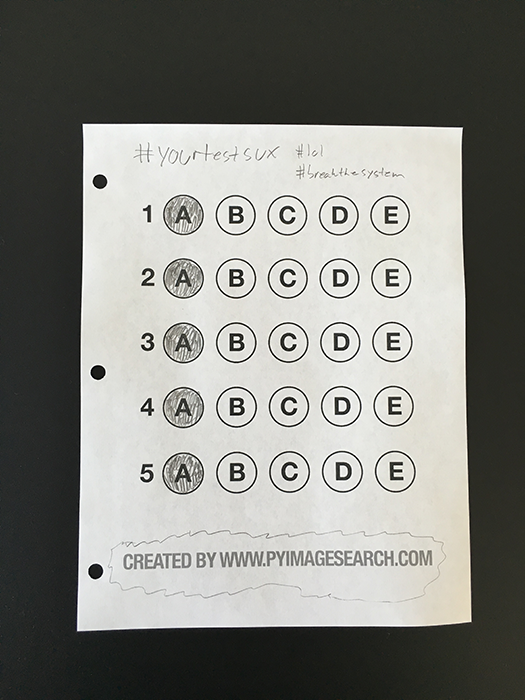
#> input picture test_02.png, 525 x 700 px
$ python answerSheet.py
#> lines starting #> are read from the running program, lines starting #| are printed output that depends on the picture; after the words box and inside, x2 and y2 are one past the last pixel; in counts of white or black regions, pixels touching at a corner belong together
# Created on Jan 1st 2020
# Author: Changzhi Cai
# Contact me: caichangzhi97@gmail.com

# import package
import numpy as np
import cv2

# set correct answer
ANSWER_KEY = {0:1,1:4,2:0,3:3,4:1}

# show the image
def cv_show(name,img):
    cv2.imshow(name, img)
    cv2.waitKey(100)
    cv2.destroyAllWindows()

def order_points(pts):

    # totally 4 points
	rect = np.zeros((4,2), dtype = "float32")

    # point: 0 - left_up, 1 - right_up, 2 - right_down, 3 - left_down
    # calculate point 0 and point 2
	s = pts.sum(axis = 1)
	rect[0] = pts[np.argmin(s)]
	rect[2] = pts[np.argmax(s)]

    # calculate point 1 and point 3
	diff = np.diff(pts,axis = 1)
	rect[1] = pts[np.argmin(diff)]
	rect[3] = pts[np.argmax(diff)]

	return rect

def four_point_transform(image,pts):

    # get import points
	rect = order_points(pts)
	(tl,tr,br,bl) = rect

    # calculate the width and take the max value
	widthA = np.sqrt(((br[0]-bl[0])**2)+((br[1]-bl[1])**2))
	widthB = np.sqrt(((tr[0]-tl[0])**2)+((tr[1]-tl[1])**2))
	maxWidth = max(int(widthA),int(widthB))

    # calculate the height and take the max value
	heightA = np.sqrt(((tr[0]-br[0])**2)+((tr[1]-br[1])**2))
	heightB = np.sqrt(((tl[0]-bl[0])**2)+((tl[1]-bl[1])**2))
	maxHeight = max(int(heightA),int(heightB))

    # loaction after transformation
	dst = np.array([
		[0,0],
		[maxWidth-1,0],
		[maxWidth-1,maxHeight-1],
		[0,maxHeight-1]],dtype = "float32")

    # calculate transformed matrix
	M = cv2.getPerspectiveTransform(rect,dst)
	warped = cv2.warpPerspective(image,M,(maxWidth, maxHeight))

	return warped

def sort_contours(cnts,method = "left-to-right"):
    reverse = False
    i = 0
    if method == "right-to-left" or method == "bottom-to-top":
        reverse = True
    if method == "top-to-bottom" or method == "bottom-to-top":
        i = 1
    boundingBoxes = [cv2.boundingRect(c) for c in cnts]
    (cnts,boundingBoxes) = zip(*sorted(zip(cnts, boundingBoxes),
                                        key=lambda b: b[1][i], reverse=reverse))
    return cnts,boundingBoxes

# do the preprocess
image = cv2.imread("test_02.png")
#> image is the input picture: shape (700, 525, 3); mean B, G, R 126.6, 131.7, 131.1
contours_img = image.copy()
gray = cv2.cvtColor(image,cv2.COLOR_BGR2GRAY)
blurred = cv2.GaussianBlur(gray,(5,5),0)
cv_show('blurred',blurred)
edged = cv2.Canny(blurred,75,200)
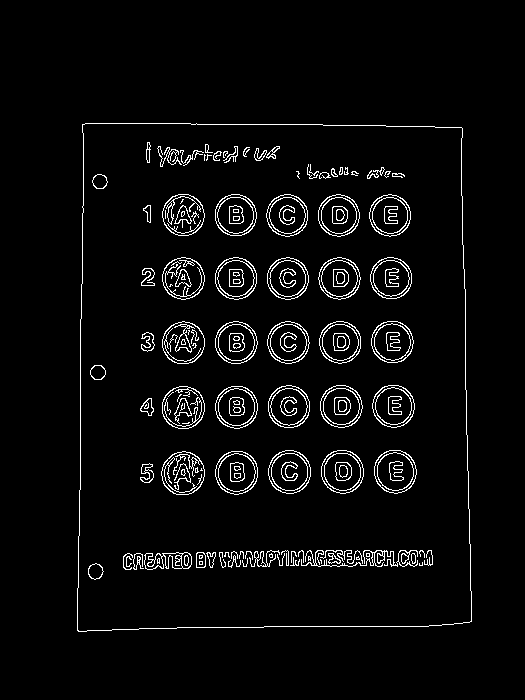
#> edged: shape (700, 525); 4.1% white in thin lines or dots, all inside (x1, y1, x2, y2) = (77, 123, 472, 632)
cv_show('edged',edged)

# edge detection
cnts = cv2.findContours(edged.copy(),cv2.RETR_EXTERNAL,cv2.CHAIN_APPROX_SIMPLE)[1]
#> cnts = 1 contour; box (x1, y1, x2, y2) and area: (77, 123, 472, 632) 193590
cv2.drawContours(contours_img,cnts,-1,(0,0,255),3)
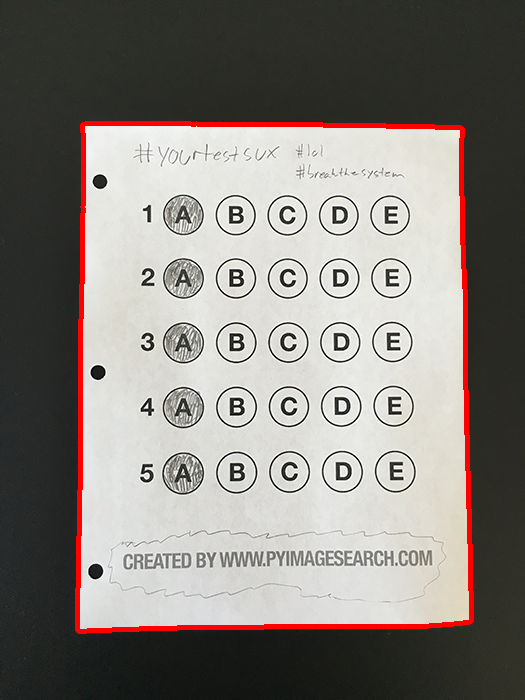
#> contours_img: shape (700, 525, 3); 2.41% of pixels changed, all inside (x1, y1, x2, y2) = (75, 121, 474, 634)
cv_show('contours_img',contours_img)
docCnt = None

# ensure it is detected
if len(cnts)>0:

    # sorting by the contour
    cnts = sorted(cnts,key = cv2.contourArea,reverse = True)

    # go through each contour
    for c in cnts:

        # approximation
        peri = cv2.arcLength(c,True)
        approx = cv2.approxPolyDP(c,0.02*peri,True)

        # ready for perspective transformation
        if len(approx) == 4:
            docCnt = approx
            break
#> this loop made 1 pass
#> (peri, docCnt) on pass 1: (1789.2, [[82, 124], [77, 630], [471, 621], [462, 128]])

# do the perspective tranformation
warped = four_point_transform(gray,docCnt.reshape(4,2))
#> in order_points, `s = pts.sum(axis = 1)`: s = [206, 707, 1092, 590]
#> in order_points, `diff = np.diff(pts,axis = 1)`: diff = [42, 553, 150, -334]
#> in four_point_transform, `rect = order_points(pts)`: rect = [[82, 124], [462, 128], [471, 621], [77, 630]]
#> in four_point_transform, `(tl,tr,br,bl) = rect`: tl = [82, 124]; tr = [462, 128]; br = [471, 621]; bl = [77, 630]
#> in four_point_transform, `widthA = np.sqrt(((br[0]-bl[0])**2)+((br[1]-bl[1])**2))`: widthA = 394.1
#> in four_point_transform, `widthB = np.sqrt(((tr[0]-tl[0])**2)+((tr[1]-tl[1])**2))`: widthB = 380
#> in four_point_transform, `maxWidth = max(int(widthA),int(widthB))`: maxWidth = 394
#> in four_point_transform, `heightA = np.sqrt(((tr[0]-br[0])**2)+((tr[1]-br[1])**2))`: heightA = 493.1
#> in four_point_transform, `heightB = np.sqrt(((tl[0]-bl[0])**2)+((tl[1]-bl[1])**2))`: heightB = 506
#> in four_point_transform, `dst = np.array([ [0,0], [maxWidth-1,0], [maxWidth-1,maxHeight-1], [0,m..`: dst = [[0, 0], [393, 0], [393, 505], [0, 505]]
#> in four_point_transform, `M = cv2.getPerspectiveTransform(rect,dst)`: M = [[1.01, 0.01, -84.21], [-0.0109, 1.04, -127.9], [-6.7e-05, 7.37e-05, 1]]
cv_show('warped',warped)

# Otsu's threshold process
thresh = cv2.threshold(warped,0,255,cv2.THRESH_BINARY_INV|cv2.THRESH_OTSU)[1]
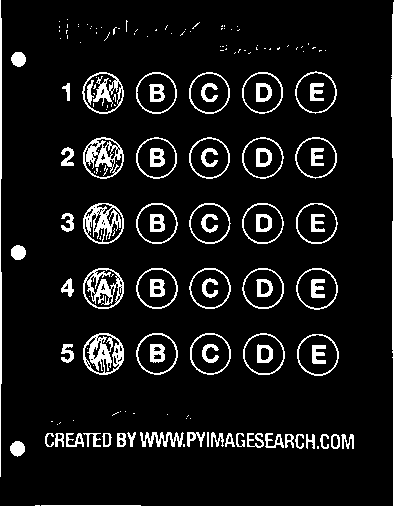
#> thresh: shape (506, 394); 8.6% white; 178 white regions (100 under 20 px)
cv_show('thresh',thresh)
thresh_Contours = thresh.copy()

# find each circle contour
cnts = cv2.findContours(thresh.copy(),cv2.RETR_EXTERNAL,cv2.CHAIN_APPROX_SIMPLE)[1]
#> cnts = 132 contours, 77 with area under 20; largest, box (x1, y1, x2, y2) and area: (297, 334, 339, 376) 1336, (243, 333, 285, 375) 1332, (83, 333, 124, 375) 1316, (136, 333, 178, 375) 1315, (295, 71, 337, 114) 1313
cv2.drawContours(thresh_Contours,cnts,-1,(0,0,255),3)
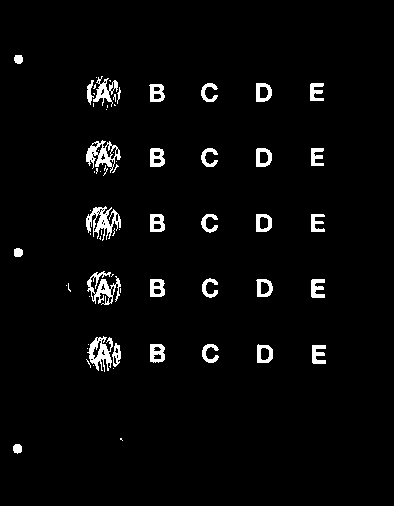
#> thresh_Contours: shape (506, 394); 3.3% white; 65 white regions (34 under 20 px)
cv_show('thresh_Contours',thresh_Contours)
questionCnts = []

# traverse
for c in cnts:

    # calculate proportion and area
    (x,y,w,h) = cv2.boundingRect(c)
    ar = w/float(h)

    # set the standard according to the condition
    if w >= 20 and h >= 20 and ar >= 0.9 and ar <= 1.1:
        questionCnts.append(c)
#> this loop made 132 passes
#> (x, y, w, h, ar) on passes 5 to 12: (10, 441, 15, 16, 0.938), (341, 434, 13, 15, 0.867), (331, 434, 9, 15, 0.6), (320, 434, 9, 15, 0.6), (306, 434, 9, 15, 0.6), (295, 434, 9, 15, 0.6), (285, 434, 9, 14, 0.643), (265, 433, 19, 15, 1.27)
#> after the loop, questionCnts = 25 contours; largest, box (x1, y1, x2, y2) and area: (297, 334, 339, 376) 1336, (243, 333, 285, 375) 1332, (83, 333, 124, 375) 1316, (136, 333, 178, 375) 1315, (295, 71, 337, 114) 1313

# sorting from up to down
questionCnts = sort_contours(questionCnts,method = "top-to-buttom")[0]
#> in sort_contours, `boundingBoxes = [cv2.boundingRect(c) for c in cnts]`: boundingBoxes = 25 items, first 6: (297, 334, 42, 42), (243, 333, 42, 42), (190, 333, 41, 42), (136, 333, 42, 42), (83, 333, 41, 42), (296, 268, 42, 42)
#> in sort_contours, `(cnts,boundingBoxes) = zip(*sorted(zip(cnts, boundingBoxes), key=lambd..`: cnts has the same summary as questionCnts outside sort_contours; boundingBoxes = 25 items, first 6: (82, 72, 42, 42), (83, 333, 41, 42), (83, 268, 41, 41), (83, 203, 41, 41), (83, 137, 41, 42), (136, 333, 42, 42)
correct = 0

# for five options in one question
for (q,i) in enumerate(np.arange(0,len(questionCnts),5)):

    # sorting
    cnts = sort_contours(questionCnts[i:i+5])[0]
    bubbled = None

    # go through each result
    for (j,c) in enumerate(cnts):

        # use mask to determine the results
        mask = np.zeros(thresh.shape,dtype = "uint8")
        cv2.drawContours(mask,[c],-1,255,-1)
        cv_show('mask',mask)

        # determine whether select it by calculating the number on non-zero points
        mask = cv2.bitwise_and(thresh,thresh,mask = mask)
        total = cv2.countNonZero(mask)

        # use threshold to judge
        if bubbled is None or total > bubbled[0]:
            bubbled = (total,j)

    # compare with correct answer
    color = (0,0,255)
    k = ANSWER_KEY[q]

    # it is correct
    if k == ANSWER_KEY[1]:
        color = (0,255,0)
        correct += 1

    # draw it
    cv2.drawContours(warped,[cnts[k]],-1,color,3)
#> this loop made 5 passes
#> (color, k, correct) on pass 2: ((0, 255, 0), 4, 1)
#> pass 1, in cv_show (call 10), `cv2.imshow(name, img)`:
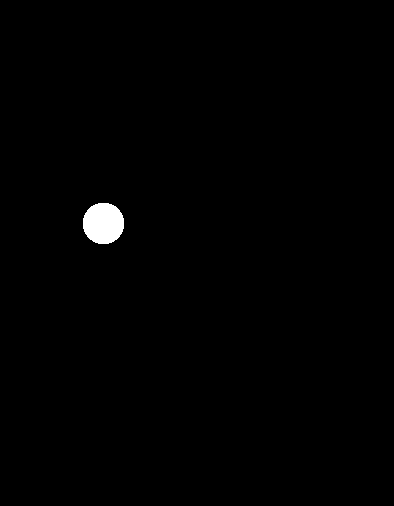
#> window 'mask': shape (506, 394); 0.68% white; 1 white region, box (x1, y1, x2, y2) and area: (83, 203, 124, 244) 1355
#> after the loop:
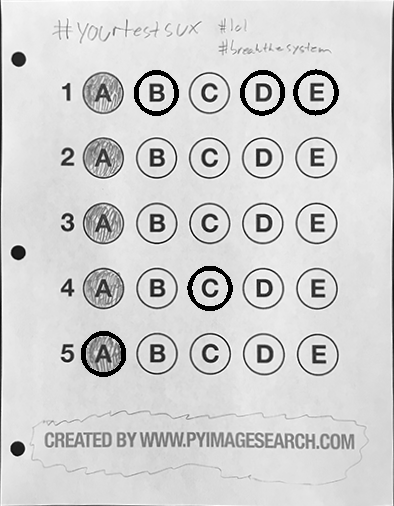
#> warped: shape (506, 394); min 0, max 255, mean 209.6
#> after the loop, correct = 1

score = (correct/5.0)*100
#> score = 20
print("[INFO] score: {:.2f}%".format(score))
#| [INFO] score: 20.00%
cv2.putText(warped, "{:.2f}%".format(score),(10,30),cv2.FONT_HERSHEY_SIMPLEX,0.9,(0,0,255),2)
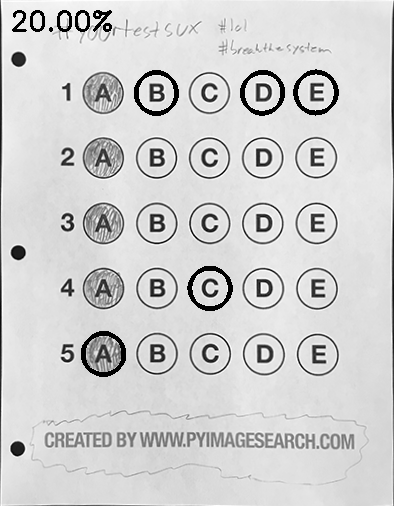
#> warped: shape (506, 394); 0.42% of pixels changed, all inside (x1, y1, x2, y2) = (12, 10, 112, 32)
cv2.imshow("Original",image)
cv2.imshow("Exam",warped)
cv2.waitKey(0)

$ run again, with test_01.png copied over test_02.png
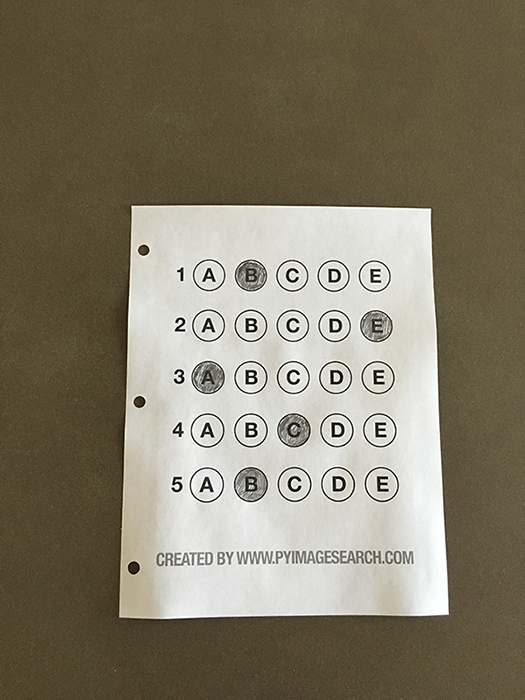
#> input picture test_01.png, 525 x 700 px
#> image is the input picture: shape (700, 525, 3); mean B, G, R 104.7, 123.2, 130.7
#> `edged = cv2.Canny(blurred,75,200)`:
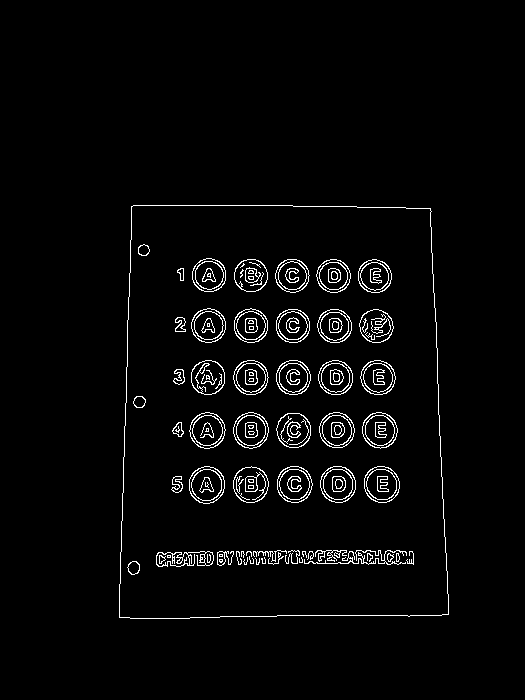
#> edged: shape (700, 525); 2.9% white in thin lines or dots, all inside (x1, y1, x2, y2) = (119, 205, 449, 619)
#> `cnts = cv2.findContours(edged.copy(),cv2.RETR_EXTERNAL,cv2.CHAIN_APPRO..`: cnts = 1 contour; box (x1, y1, x2, y2) and area: (119, 205, 449, 619) 128732
#> contours_img: shape (700, 525, 3); 1.96% of pixels changed, all inside (x1, y1, x2, y2) = (117, 203, 451, 621)
#> the loop `for c in cnts:` made 1 pass
#> (peri, docCnt) on pass 1: (1462.8, [[131, 206], [119, 617], [448, 614], [430, 208]])
#> s = [337, 736, 1062, 638]
#> diff = [75, 498, 166, -222]
#> rect = [[131, 206], [430, 208], [448, 614], [119, 617]]
#> tl = [131, 206]; tr = [430, 208]; br = [448, 614]; bl = [119, 617]
#> widthA = 329
#> widthB = 299
#> maxWidth = 329
#> heightA = 406.4
#> heightB = 411.2
#> maxHeight = 411
#> dst = [[0, 0], [328, 0], [328, 410], [0, 410]]
#> M = [[1.14, 0.0332, -155.6], [-0.00769, 1.15, -235.9], [-4.2e-05, 0.000256, 1]]
#> thresh: shape (411, 329); 9.5% white; 107 white regions (23 under 20 px)
#> `cnts = cv2.findContours(thresh.copy(),cv2.RETR_EXTERNAL,cv2.CHAIN_APPR..`: cnts = 82 contours, 32 with area under 20; largest, box (x1, y1, x2, y2) and area: (247, 270, 283, 305) 910, (247, 217, 283, 251) 905, (203, 270, 238, 304) 901, (68, 270, 103, 304) 901, (202, 217, 238, 251) 900
#> thresh_Contours: shape (411, 329); 3.9% white; 34 white regions (6 under 20 px)
#> the loop `for c in cnts:` made 82 passes
#> (x, y, w, h, ar) on passes 4, 6, 7, 8, 9, 10, 11, 12: (263, 360, 3, 3, 1), (7, 359, 13, 13, 1), (0, 357, 1, 1, 1), (285, 351, 10, 12, 0.833), (275, 351, 8, 12, 0.667), (266, 351, 8, 12, 0.667), (254, 351, 8, 12, 0.667), (246, 351, 7, 12, 0.583)
#> after the loop `for c in cnts:`: questionCnts = 25 contours; largest, box (x1, y1, x2, y2) and area: (247, 270, 283, 305) 910, (247, 217, 283, 251) 905, (203, 270, 238, 304) 901, (68, 270, 103, 304) 901, (202, 217, 238, 251) 900
#> in sort_contours, `boundingBoxes = [cv2.boundingRect(c) for c in cnts]`: boundingBoxes = 25 items, first 6: (247, 270, 36, 35), (203, 270, 35, 34), (158, 270, 35, 34), (113, 270, 35, 34), (68, 270, 35, 34), (247, 217, 36, 34)
#> in sort_contours, `(cnts,boundingBoxes) = zip(*sorted(zip(cnts, boundingBoxes), key=lambd..`: cnts = 25 contours; largest, box (x1, y1, x2, y2) and area: (247, 270, 283, 305) 910, (247, 217, 283, 251) 905, (68, 270, 103, 304) 901, (203, 270, 238, 304) 901, (202, 217, 238, 251) 900; boundingBoxes = 25 items, first 6: (68, 270, 35, 34), (68, 217, 35, 34), (68, 164, 35, 34), (68, 110, 35, 34), (68, 57, 35, 34), (113, 270, 35, 34)
#> `questionCnts = sort_contours(questionCnts,method = "top-to-buttom")[0]`: questionCnts has the same summary as cnts in sort_contours
#> the loop `for (q,i) in enumerate(np.arange(0,len(questionCnts),5)):` made 5 passes
#> (color, k, correct) on pass 2: ((0, 255, 0), 4, 1)
#> after the loop `for (q,i) in enumerate(np.arange(0,len(questionCnts),5)):`: correct = 1
#> score = 20
#| [INFO] score: 20.00%
#> `cv2.putText(warped, "{:.2f}%".format(score),(10,30),cv2.FONT_HERSHEY_S..`:
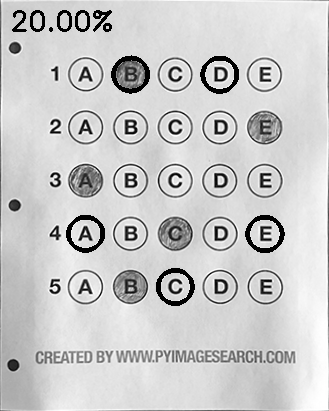
#> warped: shape (411, 329); min 0, max 255, mean 201.9

$ run again, with test_03.png copied over test_02.png
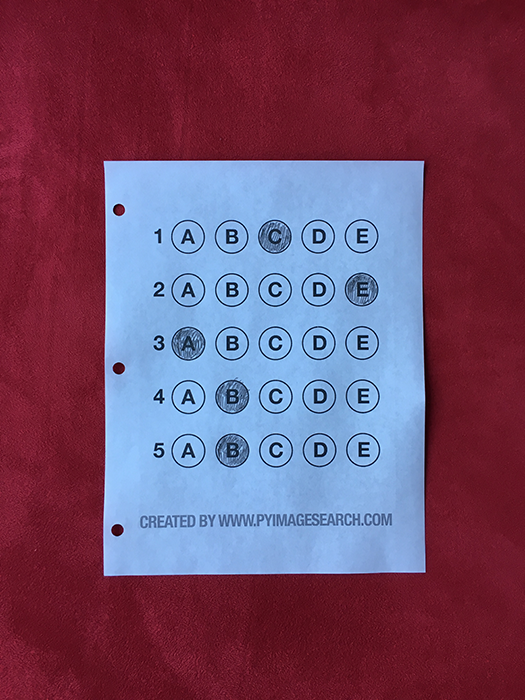
#> input picture test_03.png, 525 x 700 px
#> image is the input picture: shape (700, 525, 3); mean B, G, R 104.9, 76.2, 114.9
#> `edged = cv2.Canny(blurred,75,200)`:
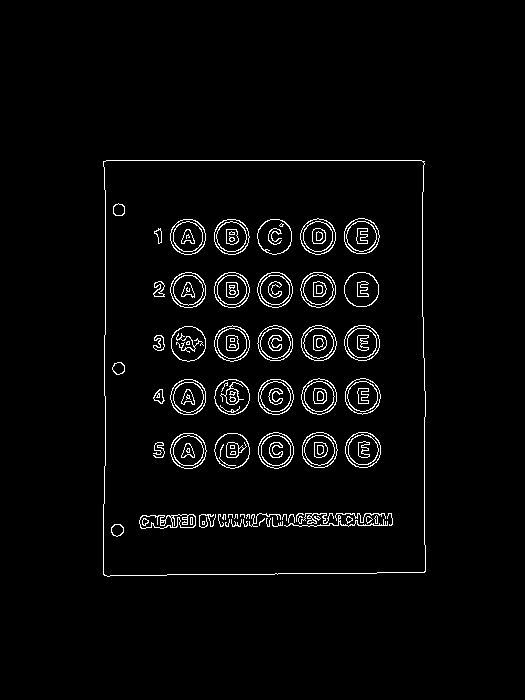
#> edged: shape (700, 525); 2.9% white in thin lines or dots, all inside (x1, y1, x2, y2) = (103, 160, 426, 577)
#> `cnts = cv2.findContours(edged.copy(),cv2.RETR_EXTERNAL,cv2.CHAIN_APPRO..`: cnts = 1 contour; box (x1, y1, x2, y2) and area: (103, 160, 426, 577) 131941
#> contours_img: shape (700, 525, 3); 1.99% of pixels changed, all inside (x1, y1, x2, y2) = (101, 158, 428, 579)
#> the loop `for c in cnts:` made 1 pass
#> (peri, docCnt) on pass 1: (1476.8, [[103, 161], [103, 574], [424, 572], [424, 161]])
#> s = [264, 677, 996, 585]
#> diff = [58, 471, 148, -263]
#> rect = [[103, 161], [424, 161], [424, 572], [103, 574]]
#> tl = [103, 161]; tr = [424, 161]; br = [424, 572]; bl = [103, 574]
#> widthA = 321
#> heightA = 411
#> heightB = 413
#> dst = [[0, 0], [320, 0], [320, 412], [0, 412]]
#> M = [[0.991, -1.36e-17, -102], [0, 0.996, -160.4], [-1.51e-05, -1.07e-19, 1]]
#> thresh: shape (413, 321); 9.2% white; 95 white regions (16 under 20 px)
#> `cnts = cv2.findContours(thresh.copy(),cv2.RETR_EXTERNAL,cv2.CHAIN_APPR..`: cnts = 69 contours, 20 with area under 20; largest, box (x1, y1, x2, y2) and area: (242, 272, 276, 307) 880, (155, 272, 189, 307) 871, (199, 272, 233, 307) 870, (242, 218, 276, 253) 869, (111, 272, 146, 307) 868
#> thresh_Contours: shape (413, 321); 3.5% white; 37 white regions (8 under 20 px)
#> the loop `for c in cnts:` made 69 passes
#> (x, y, w, h, ar) on passes 1, 2, 3, 5, 8, 11, 12, 13: (302, 412, 1, 1, 1), (299, 412, 1, 1, 1), (297, 412, 1, 1, 1), (271, 412, 1, 1, 1), (320, 366, 1, 1, 1), (8, 362, 13, 13, 1), (105, 354, 7, 11, 0.636), (96, 354, 7, 11, 0.636)
#> after the loop `for c in cnts:`: questionCnts = 25 contours; largest, box (x1, y1, x2, y2) and area: (242, 272, 276, 307) 880, (155, 272, 189, 307) 871, (199, 272, 233, 307) 870, (242, 218, 276, 253) 869, (111, 272, 146, 307) 868
#> in sort_contours, `boundingBoxes = [cv2.boundingRect(c) for c in cnts]`: boundingBoxes = 25 items, first 6: (68, 273, 34, 34), (242, 272, 34, 35), (199, 272, 34, 35), (155, 272, 34, 35), (111, 272, 35, 35), (198, 219, 34, 34)
#> in sort_contours, `(cnts,boundingBoxes) = zip(*sorted(zip(cnts, boundingBoxes), key=lambd..`: cnts has the same summary as questionCnts outside sort_contours; boundingBoxes = 25 items, first 6: (68, 273, 34, 34), (68, 219, 34, 34), (68, 165, 34, 35), (68, 112, 34, 34), (68, 59, 33, 34), (111, 272, 35, 35)
#> the loop `for (q,i) in enumerate(np.arange(0,len(questionCnts),5)):` made 5 passes
#> (color, k, correct) on pass 2: ((0, 255, 0), 4, 1)
#> after the loop `for (q,i) in enumerate(np.arange(0,len(questionCnts),5)):`: correct = 1
#> score = 20
#| [INFO] score: 20.00%
#> `cv2.putText(warped, "{:.2f}%".format(score),(10,30),cv2.FONT_HERSHEY_S..`:
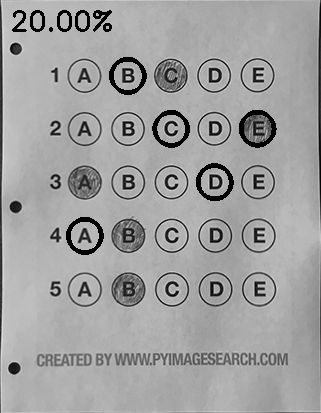
#> warped: shape (413, 321); min 0, max 225, mean 159.6
